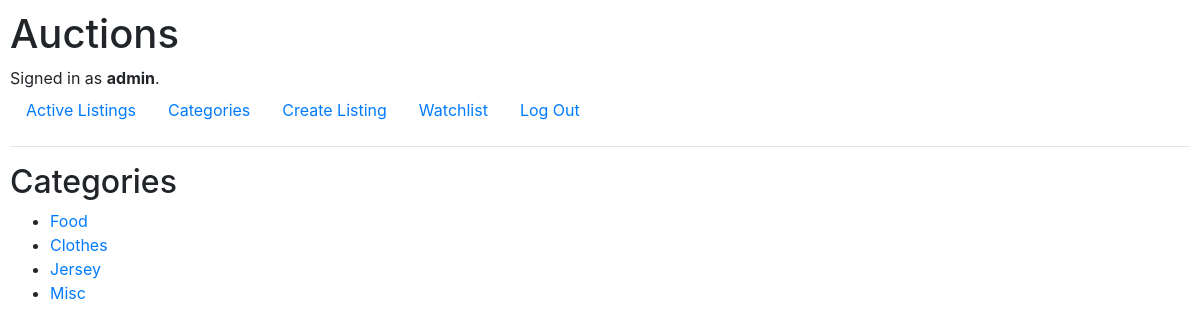
The page /categories (signed in) on the database its author committed.
### auctions/models.py (models this page shows)
class User(AbstractUser):
    watched_listings = models.ManyToManyField('Listing', related_name="watchers", blank=True)

class Category(models.Model):
    category = models.CharField(max_length=30, unique=True, null=True)

### auctions/views.py (the view)
# urls.py: path("categories", views.categories, name="categories"),
def categories(request):
    categories = [listing.category for listing in Listing.objects.filter(is_active=True)]
    categories = set(categories)
    return render(request, "auctions/categories.html", {
        'categories': categories
    })

### auctions/templates/auctions/categories.html
{% extends "auctions/layout.html" %}
{% block body %}
    <h2>Categories</h2>
    <ul>
        {% for category in categories %}
            <li><a href="{% url 'categories-active' category.id %}">{{ category.category }}</a></li>
        {% endfor %}
    </ul>
{% endblock %}

### auctions/templates/auctions/layout.html (shortened to what this page needs)
{% load static %}
<!DOCTYPE html>
<html lang="en">
    <head>
        <link rel="stylesheet" href="https://stackpath.bootstrapcdn.com/bootstrap/4.4.1/css/bootstrap.min.css">
        <link href="{% static 'auctions/styles.css' %}" rel="stylesheet">
    </head>
    <body>
        <h1>Auctions</h1>
        <div>
            {% if user.is_authenticated %}
                Signed in as <strong>{{ user.username }}</strong>.
            {% else %}
                Not signed in.
            {% endif %}
        </div>
        <ul class="nav">
            <li class="nav-item">
                <a class="nav-link" href="{% url 'index' %}">Active Listings</a>
            </li>
            <li class="nav-item">
                <a class="nav-link" href="{% url 'categories' %}">Categories</a>
            </li>
            {% if user.is_authenticated %}
                <li class="nav-item">
                    <a class="nav-link" href="{% url 'create' %}">Create Listing</a>
                </li>
                <li class="nav-item">
                    <a class="nav-link" href="{% url 'watchlist' %}">Watchlist</a>
                </li>
                <li class="nav-item">
                    <a class="nav-link" href="{% url 'logout' %}">Log Out</a>
                </li>
            {% endif %}
        </ul>
        <hr>
        {% block body %}
        {% endblock %}
    </body>
</html>

### auctions/static/auctions/styles.css (style rules this page uses)
body { padding: 10px; }

### rows shown on the page
User: username "admin"
Category: category "Food"
Category: category "Clothes"
Category: category "Jersey"
Category: category "Misc"
